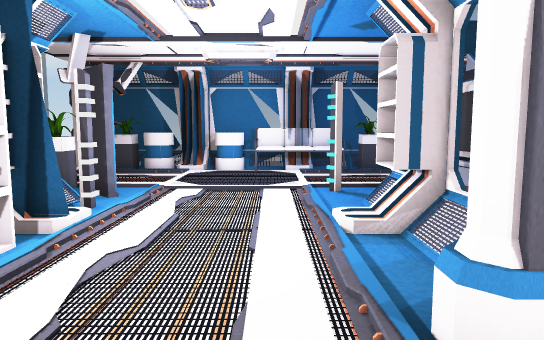
View 1 (above)

22 first-person views from a walk through a scene from a Unity 3-D project. The camera is 1.5 m above the floor, tilts 6° down and sees 70° across. Doors are open. The floor is counted in squares, 1 m on a side. Each view is taken from the middle of a square. On the plan, view 1 faces up. The plan holds only what a view shows up to about 17 squares ahead; the rest is blank.

View 2
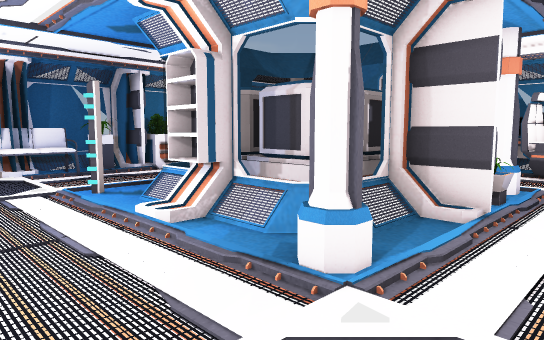

View 3
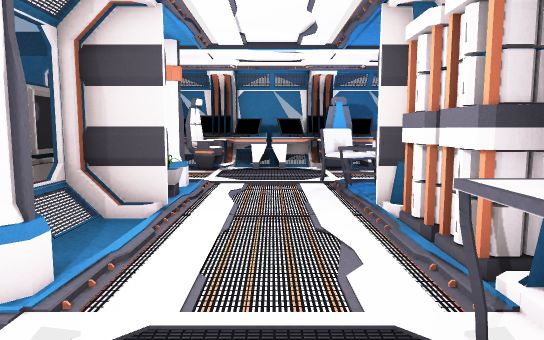

View 4
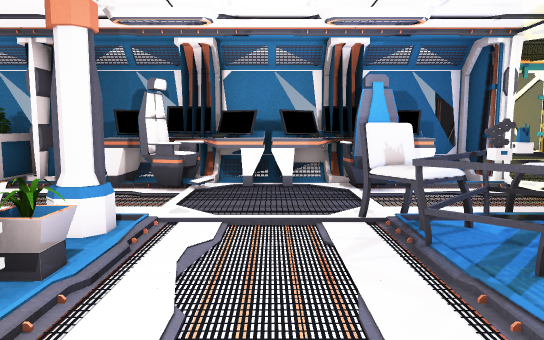

View 5
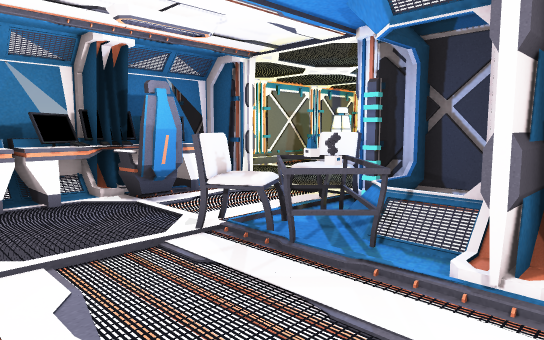

View 6
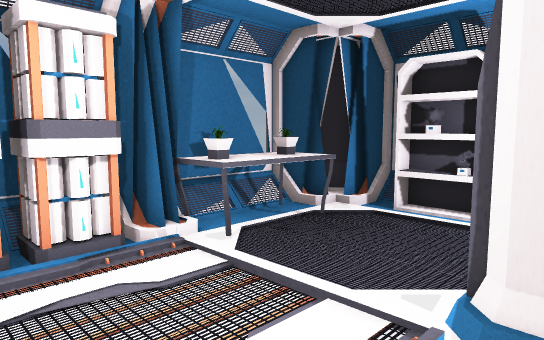

View 7
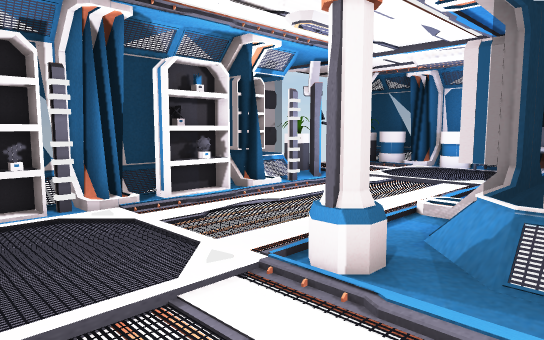

View 8
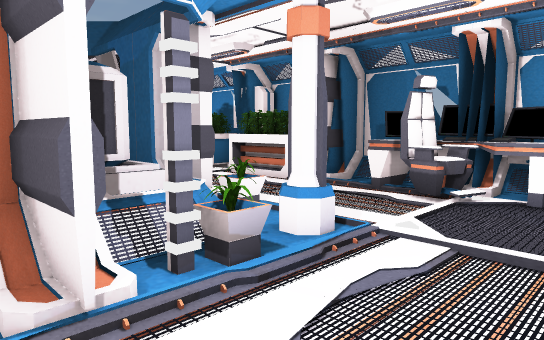

View 9
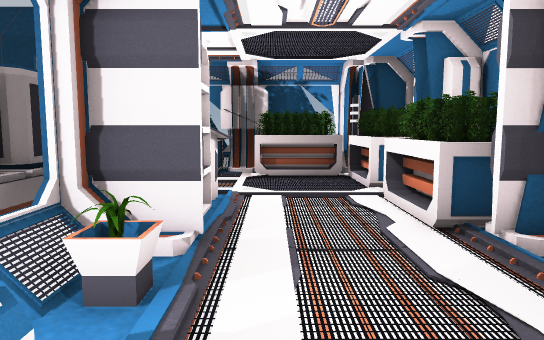

View 10
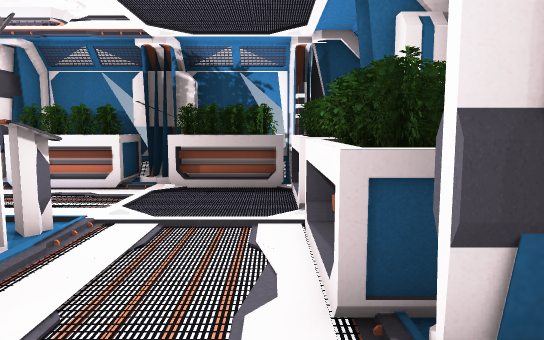

View 11
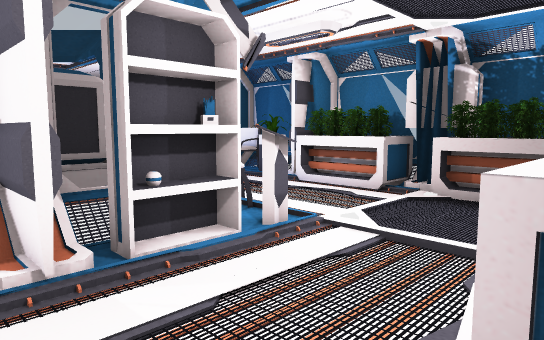

View 12
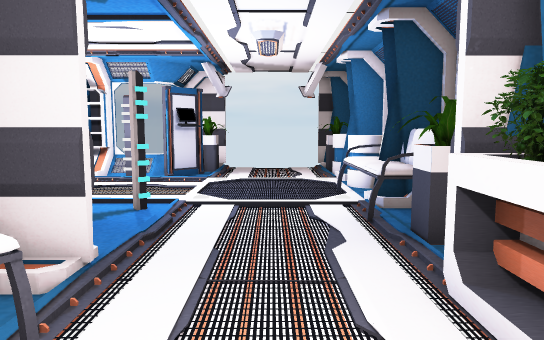

View 13
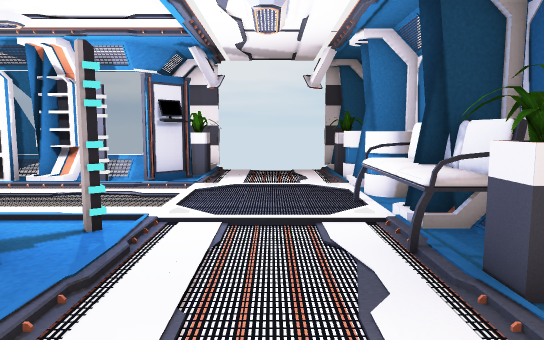

View 14
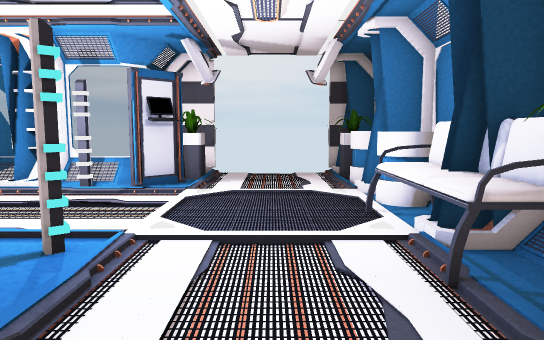

View 15
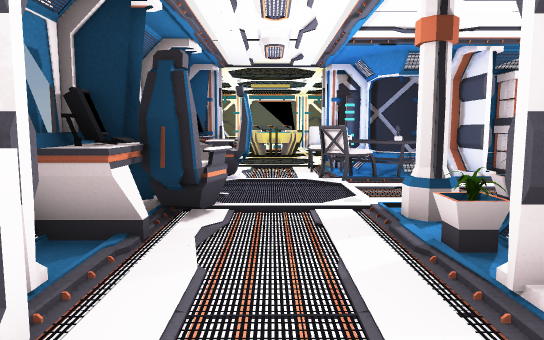

View 16
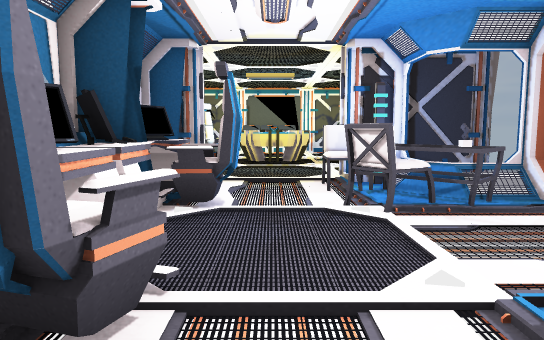

View 17
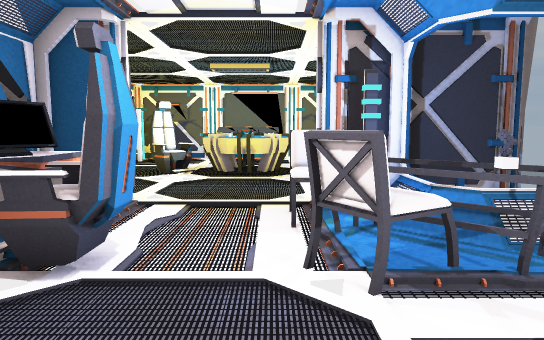

View 18
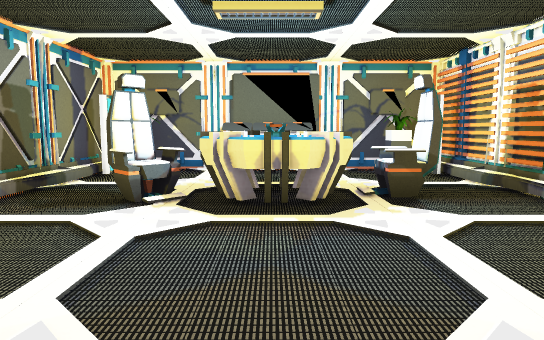

View 19
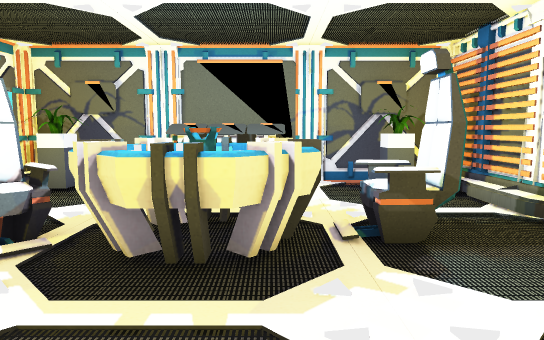

View 20
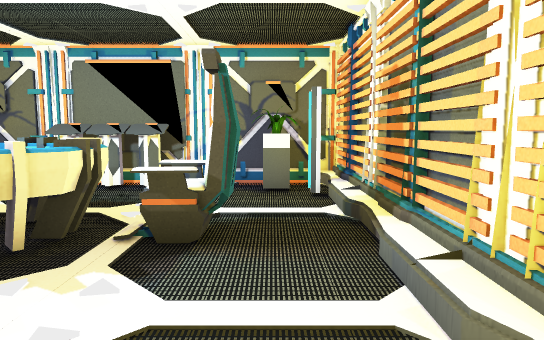

View 21
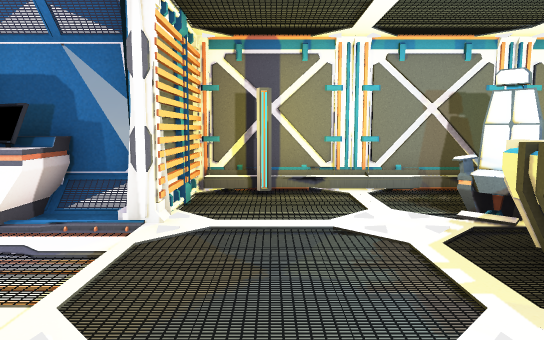

View 22
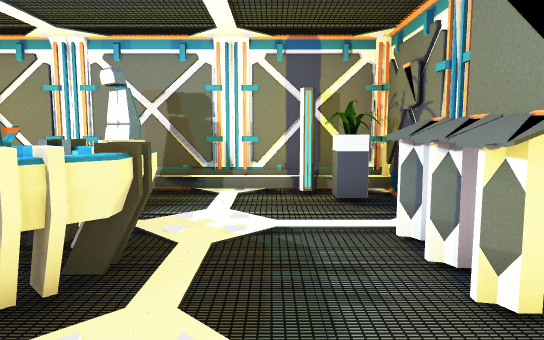

### Floor plan
Key: @ floor where view 1 was taken; # wall or solid block; . main floor; : floor 0.25 m higher than the main floor; / step, stairs or slope; D open door; = window, fence, low wall or low ledge; P plant; S sofa; C container; H shelf; L column; N console; E desk; A chair; B battery; T table; R projector; O other object.
Columns run from 7 left of view 1 to 17 right of it. Each row starts with its distance up from view 1.
 16 #===#=###===#=###=###
 15 #:PO#OSS#S::#OOHHHOO#
 14 D..O#OSSSS.PDOOOOOOO#
 13 D...........D.......O
 12 D...........D.......OO#
 11 D...........D.......OH
 10 D..O.....#..DAANN...OH
  9 # PO.....///#AANN...OH
  8  ==:...../=C C#HH...OO#
  7   =#...../CC  CHH...OO#
  6   ###.../HC  CC#DDDDD##
  5   ##H..../CC CC:...../=
  4   =HH....#= CC##P...EE=
  3   =#....LL::###LL..OEE=
  2   ###....L..D#P.L..OEE#
  1   =#H.......D.......EE#
  0    HH..@....D.......EE#
 -1   =HHOOO....D...A...EE#
 -2   ###OOOOB.BD.TAAA.OEE#
 -3    ##OOO##/##/TTA..OEE=
 -4     ###=# ==#==TA...EE=
 -5             ####AA.../=
 -6             ####DDDDD####
 -7               . ........#
 -8               .........##
 -9              ...........#
-10             #...........#
-11             #....RRR.O..#
-12             #..ORRRROO..#
-13             #..OORRR.O..#
-14             #.....R.....#
-15             #...........#
-16             ##.........##
-17             #.P..NNNN.P.#
-18             #############

Where each view was taken, in squares from view 1:
view 1: 0 up, 0 right, facing up
view 2: 0 up, 2 left, facing up-right
view 3: 0 up, 2 left, facing right
view 4: 0 up, 3 right, facing right
view 5: 2 up, 4 right, facing down-right
view 6: 3 up, 4 right, facing down-left
view 7: 1 down, 4 right, facing up-left
view 8: 1 down, 4 right, facing up-right
view 9: 1 up, 10 right, facing up
view 10: 4 up, 12 right, facing up
view 11: 5 up, 13 right, facing up-left
view 12: 12 up, 9 right, facing left
view 13: 12 up, 7 right, facing left
view 14: 12 up, 6 right, facing left
view 15: 9 up, 11 right, facing down
view 16: 5 up, 11 right, facing down
view 17: 2 up, 10 right, facing down
view 18: 4 down, 11 right, facing down
view 19: 7 down, 10 right, facing down
view 20: 7 down, 7 right, facing down
view 21: 8 down, 7 right, facing right
view 22: 15 down, 7 right, facing right
